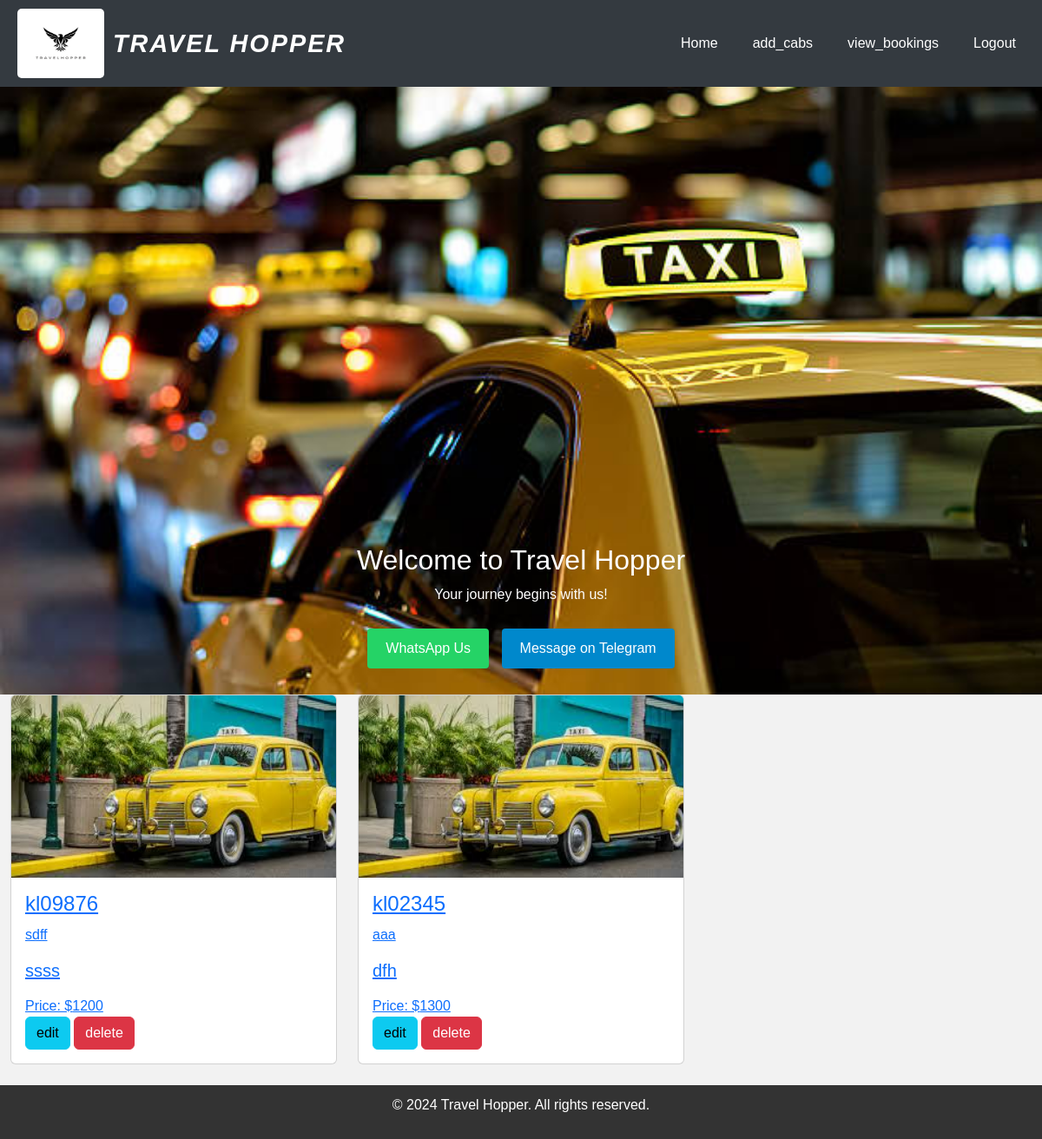
The page /shop_home on the database its author committed.
### app/models.py (models this page shows, shortened)
class Cab(models.Model):
    pid=models.TextField()
    vehicle_type = models.CharField(max_length=100)
    number_plate = models.CharField(max_length=15, unique=True)
    model = models.CharField(max_length=50)
    driver_name = models.CharField(max_length=100)
    available = models.IntegerField()
    price=models.IntegerField()
    img = models.FileField()

### app/views.py (the view)
# urls.py: path('shop_home',views.shop_home),
def shop_home(req):
    cabs=Cab.objects.all()
    return render(req,'admin/home.html',{'Cab':cabs})

### templates/admin/home.html (shortened to what this page needs)
<!DOCTYPE html>
<html lang="en">
<head>
    {% load static %}
    <link href="https://cdn.jsdelivr.net/npm/bootstrap@5.3.3/dist/css/bootstrap.min.css" rel="stylesheet">
</head>
<body>
    <header>
        <div class="main-header">
            <div class="logo">
                <img src="{% static '/images/Untitled design.png' %}" alt="logo">
                <h1>TRAVEL HOPPER</h1>
            </div>
            <nav>
                <ul>
                    <li><a href="">Home</a></li>
                    <li><a href="add_cab">add_cabs</a></li>
                    <li><a href="view_bookings">view_bookings</a></li>
                    <li><a href="logout">Logout</a></li>
                </ul>
            </nav>
        </div>
    </header>
    <section class="hero">
        <div class="hero-content">
            <h2>Welcome to Travel Hopper</h2>
            <p>Your journey begins with us!</p>
            <a href="whatsapp://send?phone=+1234567890" class="btn whatsapp">WhatsApp Us</a>
            <a href="https://t.me/your_bot" class="btn telegram">Message on Telegram</a>
        </div>
    </section>
    <div class="container" style="max-width: 1200px;">
        <div class="row">
            {% for cabs in Cab %}
            <div class="col-lg-4 mb-4">
                <a href="view_cabs/{{cabs.pk}}">
                    <div class="card">
                        <img class="card-img-top" src="{{cabs.img.url}}" alt="Card image" style="width: 100%; height: auto; object-fit: cover;">
                        <div class="card-body">
                            <h4 class="card-title">{{cabs.number_plate}}</h4>
                            <p class="card-text">{{cabs.model}}</p>
                            <h5 class="card-title">{{cabs.driver_name}}</h5>
                            <p class="card-text ">Price: ${{ cabs.price }}</p>
                            <a href="edit_cab/{{cabs.pk}}" class="btn btn-info">edit</a>
                            <a href="delete_cab/{{cabs.pk}}" class="btn btn-danger">delete</a>
                        </div>
                    </div>
                </a>
            </div>
            {% endfor %}
        </div>
    </div>
    <footer>
        <p>&copy; 2024 Travel Hopper. All rights reserved.</p>
    </footer>
</body>
</html>

### rows shown on the page
Cab: img (picture), number_plate "kl09876", model "sdff", driver_name "ssss", price "1200"
Cab: img (picture), number_plate "kl02345", model "aaa", driver_name "dfh", price "1300"
